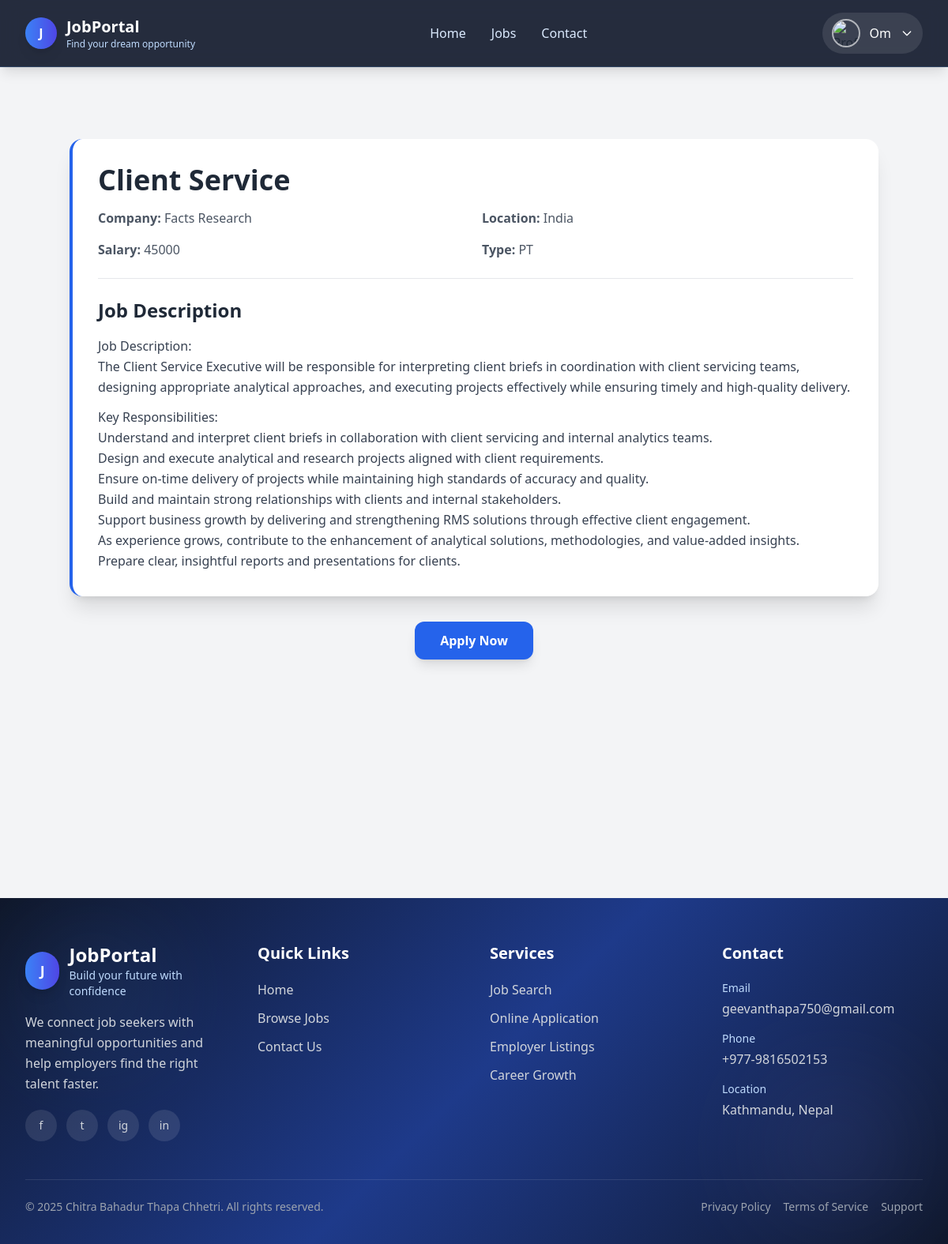
Screenshot of /jobs/1/ (signed in) with the database file from the repository.
### jobs/models.py (models this page shows, shortened)
class Job(models.Model):
    JOB_TYPE_CHOICES = (
        ('FT', 'Full Time'),
        ('PT', 'Part Time'),
        ('IN', 'Internship'),
        ('CT', 'Contract'),
    )
    title = models.CharField(max_length=200)
    company_name = models.CharField(max_length=200)
    location = models.CharField(max_length=200)
    job_type = models.CharField(max_length=2, choices=JOB_TYPE_CHOICES)
    salary = models.CharField(max_length=100, blank=True, null=True)
    description = models.TextField()
    requirements = models.TextField()
    posted_by = models.ForeignKey(User, on_delete=models.CASCADE)
    posted_at = models.DateTimeField(auto_now_add=True)
    is_active = models.BooleanField(default=True)
    featured = models.BooleanField(default=False)

### jobs/views.py (the view)
# urls.py: path('jobs/<int:job_id>/', views.job_detail, name='job_detail'),
def job_detail(request, job_id):
    job = get_object_or_404(Job, id=job_id, is_active=True)
    return render(request, 'jobs/job_detail.html', {'job': job})

### jobs/context_processors.py (called while the page is built)
def user_profile(request):
    if request.user.is_authenticated:
        profile, _ = Profile.objects.get_or_create(user=request.user)
        return {'profile': profile}
    return {}

### jobs/templates/jobs/job_detail.html (shortened to what this page needs)
{% extends "jobs/base.html" %}
{% load static %}
{% block content %}
<div class="max-w-5xl mx-auto py-8 sm:py-12">
  <div class="bg-white shadow-xl rounded-2xl p-6 sm:p-8 border-l-4 border-blue-600">
    <h1 class="text-2xl sm:text-4xl font-bold text-gray-800 mb-4">
      {{ job.title }}
    </h1>
    <div class="grid grid-cols-1 sm:grid-cols-2 gap-4 text-gray-600 mb-6">
      <p><strong>Company:</strong> {{ job.company_name }}</p>
      <p><strong>Location:</strong> {{ job.location }}</p>
      {% if job.salary %}
      <p><strong>Salary:</strong> {{ job.salary }}</p>
      {% endif %}
      {% if job.job_type %}
      <p><strong>Type:</strong> {{ job.job_type }}</p>
      {% endif %}
    </div>
    <hr class="my-6">
    <h2 class="text-xl sm:text-2xl font-semibold text-gray-800 mb-4">
      Job Description
    </h2>
    <div class="text-gray-700 leading-relaxed space-y-3">
      {{ job.description|linebreaks }}
    </div>
  </div>
  <div class="mt-8 text-center">
    {% if user.is_authenticated %}
      <button
        id="applyBtn"
        class="w-full sm:w-auto bg-blue-600 hover:bg-blue-700 text-white font-semibold px-8 py-3 rounded-xl shadow-lg transition duration-300"
      >
        Apply Now
      </button>
    {% endif %}
  </div>
</div>
{% endblock %}

### jobs/templates/jobs/base.html (shortened to what this page needs)
<!doctype html>
<html lang="en">
  <head>
    <script src="https://cdn.tailwindcss.com"></script>
  </head>
  <body class="bg-gray-100 text-gray-800">
    <nav
      x-data="{ isOpen: false, profileOpen: false }"
      class="fixed top-0 left-0 w-full z-50 border-b border-blue-400/20 nav-glass shadow-lg"
    >
      <div class="max-w-7xl mx-auto px-4 sm:px-6 lg:px-8">
        <div class="flex items-center justify-between py-4">
          <a href="{% url 'home' %}" class="flex items-center gap-3">
            <div class="w-10 h-10 rounded-full bg-gradient-to-r from-blue-500 to-indigo-600 flex items-center justify-center text-white font-bold shadow-lg">
              J
            </div>
            <div>
              <h1 class="text-lg sm:text-xl font-bold text-white leading-tight">JobPortal</h1>
              <p class="text-xs text-blue-200 hidden sm:block">Find your dream opportunity</p>
            </div>
          </a>
          <div class="hidden md:flex items-center space-x-8">
            <a href="{% url 'home' %}" class="text-blue-100 hover:text-white font-medium transition">Home</a>
            <a href="{% url 'job_list' %}" class="text-blue-100 hover:text-white font-medium transition">Jobs</a>
            <a href="{% url 'contact' %}" class="text-blue-100 hover:text-white font-medium transition">Contact</a>
          </div>
          <div class="flex items-center gap-3 sm:gap-4">
            {% if user.is_authenticated %}
            <div class="relative">
              <button
                @click="profileOpen = !profileOpen"
                class="flex items-center gap-2 sm:gap-3 focus:outline-none bg-white/10 hover:bg-white/20 px-2 sm:px-3 py-2 rounded-full transition"
              >
                <img
                  src="{% if profile and profile.photo %}{{ profile.photo.url }}{% else %}https://ui-avatars.com/api/?name={{ user.get_full_name|default:user.username }}{% endif %}"
                  class="w-9 h-9 rounded-full object-cover border-2 border-white/60"
                  alt="Profile"
                />
                <span class="hidden sm:inline text-white font-medium max-w-[120px] truncate">
                  {{ user.first_name|default:user.username }}
                </span>
                <svg class="w-4 h-4 text-white hidden sm:block" fill="none" stroke="currentColor" viewBox="0 0 24 24">
                  <path stroke-linecap="round" stroke-linejoin="round" stroke-width="2" d="M19 9l-7 7-7-7"></path>
                </svg>
              </button>
            </div>
            {% endif %}
          </div>
        </div>
      </div>
    </nav>
    <main class="max-w-7xl mx-auto mt-28 sm:mt-32 px-4 sm:px-6 lg:px-8 min-h-[60vh]">
      {% block content %}{% endblock %}
    </main>
    <footer class="footer-gradient text-gray-300 mt-16 relative overflow-hidden">
      <div class="absolute inset-0 opacity-10">
        <div class="absolute top-10 left-10 w-40 h-40 bg-blue-400 rounded-full blur-3xl"></div>
        <div class="absolute bottom-10 right-10 w-52 h-52 bg-indigo-400 rounded-full blur-3xl"></div>
      </div>
      <div class="relative max-w-7xl mx-auto px-4 sm:px-6 lg:px-8 py-14">
        <div class="grid grid-cols-1 sm:grid-cols-2 lg:grid-cols-4 gap-10">
          <div class="sm:col-span-2 lg:col-span-1">
            <div class="flex items-center gap-3 mb-4">
              <div class="w-12 h-12 rounded-full bg-gradient-to-r from-blue-500 to-indigo-600 flex items-center justify-center text-white font-bold text-lg shadow-lg">
                J
              </div>
              <div>
                <h2 class="text-2xl font-bold text-white">JobPortal</h2>
                <p class="text-sm text-blue-200">Build your future with confidence</p>
              </div>
            </div>
            <p class="text-gray-300 leading-relaxed mb-5">
              We connect job seekers with meaningful opportunities and help employers find the right talent faster.
            </p>
            <div class="flex items-center gap-3">
              <a href="#" class="social-icon w-10 h-10 rounded-full bg-white/10 hover:bg-blue-600 flex items-center justify-center">
                <span class="text-sm">f</span>
              </a>
              <a href="#" class="social-icon w-10 h-10 rounded-full bg-white/10 hover:bg-sky-500 flex items-center justify-center">
                <span class="text-sm">t</span>
              </a>
              <a href="#" class="social-icon w-10 h-10 rounded-full bg-white/10 hover:bg-pink-600 flex items-center justify-center">
                <span class="text-sm">ig</span>
              </a>
              <a href="#" class="social-icon w-10 h-10 rounded-full bg-white/10 hover:bg-blue-700 flex items-center justify-center">
                <span class="text-sm">in</span>
              </a>
            </div>
          </div>
          <div>
            <h3 class="text-xl font-semibold text-white mb-5">Quick Links</h3>
            <ul class="space-y-3">
              <li><a href="{% url 'home' %}" class="footer-link text-gray-300 hover:text-white inline-block">Home</a></li>
              <li><a href="{% url 'job_list' %}" class="footer-link text-gray-300 hover:text-white inline-block">Browse Jobs</a></li>
              <li><a href="{% url 'contact' %}" class="footer-link text-gray-300 hover:text-white inline-block">Contact Us</a></li>
            </ul>
          </div>
          <div>
            <h3 class="text-xl font-semibold text-white mb-5">Services</h3>
            <ul class="space-y-3">
              <li class="text-gray-300">Job Search</li>
              <li class="text-gray-300">Online Application</li>
              <li class="text-gray-300">Employer Listings</li>
              <li class="text-gray-300">Career Growth</li>
            </ul>
          </div>
          <div>
            <h3 class="text-xl font-semibold text-white mb-5">Contact</h3>
            <div class="space-y-4">
              <div>
                <p class="text-sm text-blue-200 mb-1">Email</p>
                <p class="text-gray-300 break-all">geevanthapa750@gmail.com</p>
              </div>
              <div>
                <p class="text-sm text-blue-200 mb-1">Phone</p>
                <p class="text-gray-300">+977-9816502153</p>
              </div>
              <div>
                <p class="text-sm text-blue-200 mb-1">Location</p>
                <p class="text-gray-300">Kathmandu, Nepal</p>
              </div>
            </div>
          </div>
        </div>
        <div class="border-t border-white/10 mt-12 pt-6 flex flex-col md:flex-row items-center justify-between gap-4 text-sm text-gray-400">
          <p class="text-center md:text-left">
            &copy; 2025 Chitra Bahadur Thapa Chhetri. All rights reserved.
          </p>
          <div class="flex flex-wrap justify-center gap-4">
            <a href="#" class="hover:text-white transition">Privacy Policy</a>
            <a href="#" class="hover:text-white transition">Terms of Service</a>
            <a href="#" class="hover:text-white transition">Support</a>
          </div>
        </div>
      </div>
    </footer>
  </body>
</html>

### jobs/templates/jobs/base.html (style rules this page uses)
html { scroll-behavior: smooth; }
body { min-height: 100vh; }
.footer-gradient { background: linear-gradient(135deg, #0f172a 0%, #1e3a8a 50%, #0f172a 100%); }
.nav-glass { background: rgba(15, 23, 42, 0.9); backdrop-filter: blur(14px); }
.footer-link { transition: all 0.3s ease; }
.social-icon { transition: all 0.3s ease; }

### rows the page displays
Job: title "Client Service", company_name "Facts Research", location "India", salary "45000", job_type "PT", description "Job Description: The Client Service Executive will be responsible for interpreting client briefs in coordination with client servicing teams, designing appropriate analytical approaches, and executing projects effectively while ensuring timely and high-quality delivery. Key Responsibilities: Understand and interpret client briefs in collaboration with client servicing and internal analytics teams. Design and execute analytical and research projects aligned with client requirements. Ensure on-time delivery of projects while maintaining high standards of accuracy and quality. Build and maintain strong relationships with clients and internal stakeholders. Support business growth by delivering…"

### other values shown
{{ user.first_name|default:user.username }} "Om"
